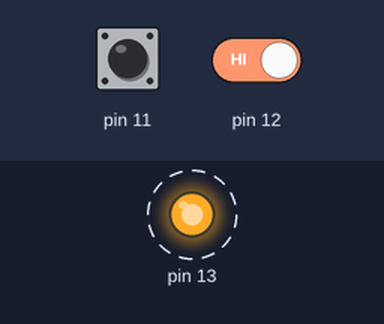
This sketch was run on a simulated Arduino Uno, built with avr-gcc and run on an emulated ATmega328P. On the bench: output pins drawn as LEDs (lit = HIGH). Dashed ring = blinking. The test bench sets the inputs (shaded band); at power-on: pin 11 HIGH, pin 12 HIGH.

Above: at 1.27 s.
1.3 s: pin 11 driven LOW
At 2.4 s:
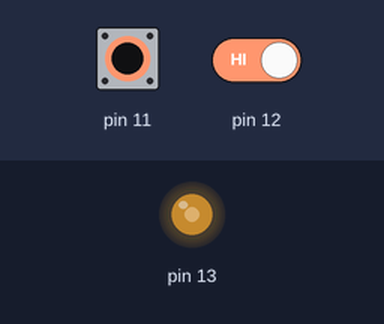
2.8 s: pin 11 driven HIGH and pin 12 driven LOW
At 3.09 s:
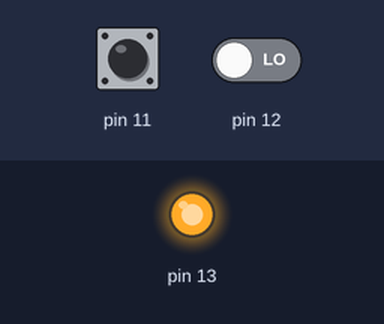
5.8 s: pin 12 driven HIGH
At 5.8 s:
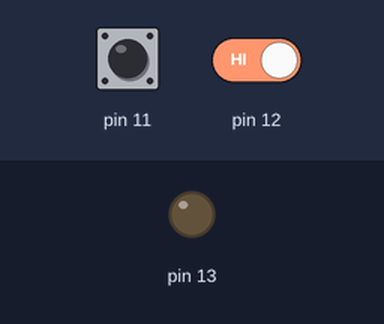
7.3 s: pin 12 driven LOW
10.3 s: pin 11 pulsed LOW 5 times (0.12 s each, 0.3 s apart)
Timing chart, 0 to 14.3 s (numbered marks = the images above; inputs shaded):
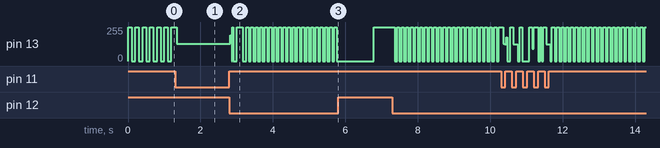

The sketch:

code.ino
```cpp
// (licence header left out)
unsigned long old;
int ledState = HIGH;
void setup()
{
  // initialize digital pin 13 as an output.
  pinMode(13, OUTPUT);
  old = millis();
  digitalWrite(13,ledState);
}
int time = 100;
void increaseSpeed()
{
  if(time == 0)
    time = 0;
  else
    time /= 2;
}
void decreaseSpeed()
{
  if(time == 0)
    time = 1;
  else
    time*=2;
}
void stop()
{
  exit(0);
}

// the loop function runs over and over again forever
void loop()
{
  unsigned long now = millis();

  if(now >= old + time) // time has passed
  {
    old=now;
    ledState = !ledState;
    digitalWrite(13, ledState);
  }

  int but = digitalRead(11);
  int but2 = digitalRead(12);

  if(but == 0 && but2 == 0 && now >= old + 500)
  {
    stop();
  }
  else
  {
    if(but2 == 0)
    {
      decreaseSpeed();
    }

    // 0 = pushed ; 1 = unpushed
    if (but == 0)
    {
      increaseSpeed();
    }
  }
}
```
